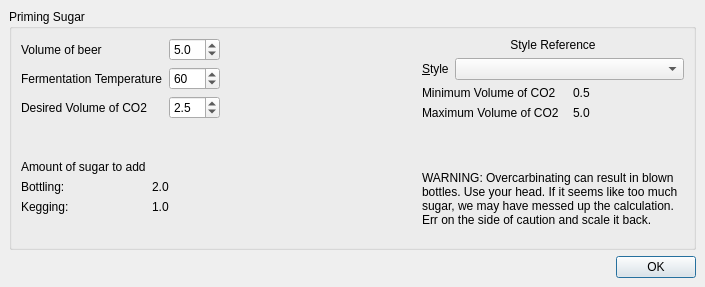
<?xml version="1.0" encoding="UTF-8"?>
<ui version="4.0">
 <class>SugarTool</class>
 <widget class="QDialog" name="SugarTool">
  <property name="geometry">
   <rect>
    <x>0</x>
    <y>0</y>
    <width>705</width>
    <height>287</height>
   </rect>
  </property>
  <property name="sizePolicy">
   <sizepolicy hsizetype="MinimumExpanding" vsizetype="MinimumExpanding">
    <horstretch>0</horstretch>
    <verstretch>0</verstretch>
   </sizepolicy>
  </property>
  <property name="windowTitle">
   <string>Sugar Tool</string>
  </property>
  <layout class="QGridLayout" name="gridLayout_2">
   <property name="margin">
    <number>9</number>
   </property>
   <item row="0" column="0">
    <widget class="QGroupBox" name="sugarbox">
     <property name="title">
      <string>Priming Sugar</string>
     </property>
     <layout class="QGridLayout" name="gridLayout_3">
      <item row="0" column="0" colspan="2">
       <layout class="QFormLayout" name="formLayout">
        <item row="0" column="0">
         <widget class="QLabel" name="volbeerlabel">
          <property name="text">
           <string>Volume of beer</string>
          </property>
          <property name="buddy">
           <cstring>volbeer</cstring>
          </property>
         </widget>
        </item>
        <item row="0" column="1">
         <widget class="QDoubleSpinBox" name="volbeer">
          <property name="whatsThis">
           <string>Enter the measured original gravity of your batch</string>
          </property>
          <property name="accelerated">
           <bool>true</bool>
          </property>
          <property name="decimals">
           <number>1</number>
          </property>
          <property name="minimum">
           <double>1.000000000000000</double>
          </property>
          <property name="maximum">
           <double>20.000000000000000</double>
          </property>
          <property name="singleStep">
           <double>0.100000000000000</double>
          </property>
          <property name="value">
           <double>5.000000000000000</double>
          </property>
         </widget>
        </item>
        <item row="1" column="0">
         <widget class="QLabel" name="templabel">
          <property name="text">
           <string>Fermentation Temperature</string>
          </property>
          <property name="buddy">
           <cstring>temp</cstring>
          </property>
         </widget>
        </item>
        <item row="1" column="1">
         <widget class="QDoubleSpinBox" name="temp">
          <property name="whatsThis">
           <string>Enter the measured final gravity of your batch</string>
          </property>
          <property name="accelerated">
           <bool>true</bool>
          </property>
          <property name="decimals">
           <number>0</number>
          </property>
          <property name="minimum">
           <double>32.000000000000000</double>
          </property>
          <property name="maximum">
           <double>212.000000000000000</double>
          </property>
          <property name="singleStep">
           <double>1.000000000000000</double>
          </property>
          <property name="value">
           <double>60.000000000000000</double>
          </property>
         </widget>
        </item>
        <item row="2" column="0">
         <widget class="QLabel" name="volco2label">
          <property name="text">
           <string>Desired Volume of CO2</string>
          </property>
         </widget>
        </item>
        <item row="2" column="1">
         <widget class="QDoubleSpinBox" name="volco2">
          <property name="decimals">
           <number>1</number>
          </property>
          <property name="minimum">
           <double>1.000000000000000</double>
          </property>
          <property name="maximum">
           <double>5.000000000000000</double>
          </property>
          <property name="singleStep">
           <double>0.100000000000000</double>
          </property>
          <property name="value">
           <double>2.500000000000000</double>
          </property>
         </widget>
        </item>
       </layout>
      </item>
      <item row="0" column="2">
       <spacer name="spacer">
        <property name="orientation">
         <enum>Qt::Horizontal</enum>
        </property>
        <property name="sizeHint" stdset="0">
         <size>
          <width>201</width>
          <height>78</height>
         </size>
        </property>
       </spacer>
      </item>
      <item row="0" column="3">
       <layout class="QGridLayout" name="gridLayout">
        <item row="0" column="0" colspan="3">
         <widget class="QLabel" name="label">
          <property name="text">
           <string>Style Reference</string>
          </property>
          <property name="alignment">
           <set>Qt::AlignCenter</set>
          </property>
         </widget>
        </item>
        <item row="1" column="0">
         <widget class="QLabel" name="stylelabel">
          <property name="frameShape">
           <enum>QFrame::NoFrame</enum>
          </property>
          <property name="frameShadow">
           <enum>QFrame::Plain</enum>
          </property>
          <property name="text">
           <string>&amp;Style</string>
          </property>
          <property name="buddy">
           <cstring>stylecombo</cstring>
          </property>
         </widget>
        </item>
        <item row="1" column="1" colspan="2">
         <widget class="QComboBox" name="stylecombo">
          <property name="sizePolicy">
           <sizepolicy hsizetype="Preferred" vsizetype="Fixed">
            <horstretch>1</horstretch>
            <verstretch>0</verstretch>
           </sizepolicy>
          </property>
          <property name="toolTip">
           <string>Recipe Style</string>
          </property>
          <property name="whatsThis">
           <string>&lt;p&gt;Use this control to select the style of recipe.&lt;/p&gt;
&lt;p&gt;This only affects the minimum and maximum values in the &lt;em&gt;characteristics&lt;/em&gt; section&lt;/p&gt;</string>
          </property>
          <property name="sizeAdjustPolicy">
           <enum>QComboBox::AdjustToContents</enum>
          </property>
          <property name="duplicatesEnabled">
           <bool>false</bool>
          </property>
         </widget>
        </item>
        <item row="2" column="0" colspan="2">
         <widget class="QLabel" name="minco2label">
          <property name="text">
           <string>Minimum Volume of CO2</string>
          </property>
         </widget>
        </item>
        <item row="2" column="2">
         <widget class="QLabel" name="minco2">
          <property name="text">
           <string>0.5</string>
          </property>
         </widget>
        </item>
        <item row="3" column="0" colspan="2">
         <widget class="QLabel" name="maxco2label">
          <property name="text">
           <string>Maximum Volume of CO2</string>
          </property>
         </widget>
        </item>
        <item row="3" column="2">
         <widget class="QLabel" name="maxco2">
          <property name="text">
           <string>5.0</string>
          </property>
         </widget>
        </item>
       </layout>
      </item>
      <item row="1" column="0">
       <spacer name="verticalSpacer">
        <property name="orientation">
         <enum>Qt::Vertical</enum>
        </property>
        <property name="sizeHint" stdset="0">
         <size>
          <width>20</width>
          <height>9</height>
         </size>
        </property>
       </spacer>
      </item>
      <item row="1" column="3">
       <spacer name="verticalSpacer_2">
        <property name="orientation">
         <enum>Qt::Vertical</enum>
        </property>
        <property name="sizeHint" stdset="0">
         <size>
          <width>20</width>
          <height>40</height>
         </size>
        </property>
       </spacer>
      </item>
      <item row="2" column="0">
       <layout class="QFormLayout" name="formLayout_2">
        <property name="fieldGrowthPolicy">
         <enum>QFormLayout::ExpandingFieldsGrow</enum>
        </property>
        <item row="0" column="0">
         <widget class="QLabel" name="sugarlabel">
          <property name="text">
           <string>Amount of sugar to add</string>
          </property>
         </widget>
        </item>
        <item row="1" column="0">
         <widget class="QLabel" name="sugarbottlelabel">
          <property name="text">
           <string>Bottling:</string>
          </property>
         </widget>
        </item>
        <item row="1" column="1">
         <widget class="QLabel" name="sugarbottle">
          <property name="text">
           <string>2.0</string>
          </property>
         </widget>
        </item>
        <item row="2" column="0">
         <widget class="QLabel" name="sugarkeglabel">
          <property name="text">
           <string>Kegging:</string>
          </property>
         </widget>
        </item>
        <item row="2" column="1">
         <widget class="QLabel" name="sugarkeg">
          <property name="text">
           <string>1.0</string>
          </property>
         </widget>
        </item>
       </layout>
      </item>
      <item row="2" column="1" colspan="2">
       <spacer name="spacer_2">
        <property name="orientation">
         <enum>Qt::Horizontal</enum>
        </property>
        <property name="sizeHint" stdset="0">
         <size>
          <width>202</width>
          <height>78</height>
         </size>
        </property>
       </spacer>
      </item>
      <item row="2" column="3">
       <widget class="QLabel" name="label_2">
        <property name="text">
         <string>WARNING: Overcarbinating can result in blown bottles. Use your head. If it seems like too much sugar, we may have messed up the calculation. Err on the side of caution and scale it back.</string>
        </property>
        <property name="wordWrap">
         <bool>true</bool>
        </property>
       </widget>
      </item>
     </layout>
    </widget>
   </item>
   <item row="1" column="0">
    <widget class="QDialogButtonBox" name="buttonbox">
     <property name="sizePolicy">
      <sizepolicy hsizetype="MinimumExpanding" vsizetype="MinimumExpanding">
       <horstretch>0</horstretch>
       <verstretch>0</verstretch>
      </sizepolicy>
     </property>
     <property name="orientation">
      <enum>Qt::Horizontal</enum>
     </property>
     <property name="standardButtons">
      <set>QDialogButtonBox::Ok</set>
     </property>
    </widget>
   </item>
  </layout>
 </widget>
 <tabstops>
  <tabstop>volbeer</tabstop>
  <tabstop>temp</tabstop>
 </tabstops>
 <resources/>
 <connections>
  <connection>
   <sender>buttonbox</sender>
   <signal>accepted()</signal>
   <receiver>SugarTool</receiver>
   <slot>close()</slot>
   <hints>
    <hint type="sourcelabel">
     <x>127</x>
     <y>247</y>
    </hint>
    <hint type="destinationlabel">
     <x>118</x>
     <y>108</y>
    </hint>
   </hints>
  </connection>
 </connections>
</ui>
